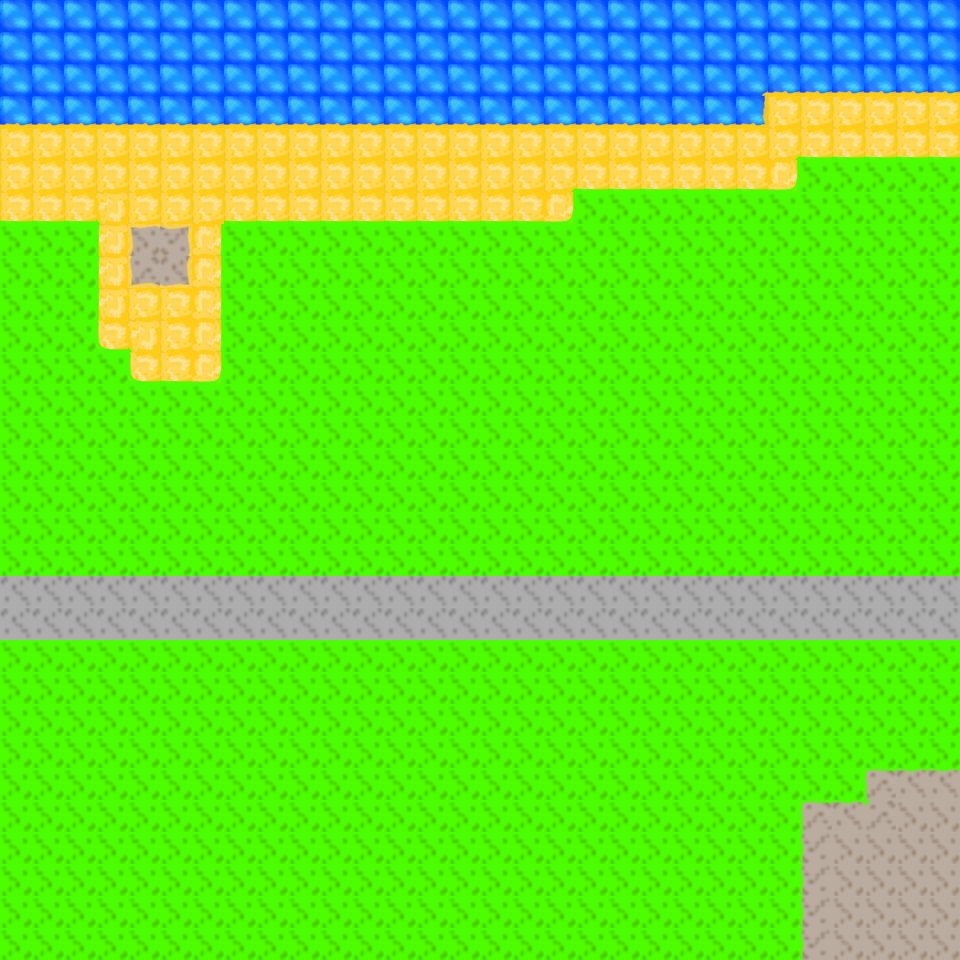

This is a level from a 2D game, rendered from its Tiled map with the project's own tilesets. A one-line summary and the complete map file follow:
An orthogonal 30x30 tile map with 32x32 px tiles, 1 tile layer (Tile Layer 1).

<map version="1.2" tiledversion="1.3.2" orientation="orthogonal" renderorder="right-down" compressionlevel="-1" width="30" height="30" tilewidth="32" tileheight="32" infinite="0" nextlayerid="2" nextobjectid="1">
 <tileset firstgid="1" name="tile_set_test_1" tilewidth="32" tileheight="32" tilecount="60" columns="10">
  <image source="../images/tile_set_test_1.png" trans="ff00ff" width="320" height="192" />
 </tileset>
 <layer id="1" name="Tile Layer 1" width="30" height="30">
  <data encoding="csv">
19,19,19,19,19,19,19,19,19,19,19,19,19,19,19,19,19,19,19,19,19,19,19,19,19,19,19,19,19,19,
19,19,19,19,19,19,19,19,19,19,19,19,19,19,19,19,19,19,19,19,19,19,19,19,19,19,19,19,19,19,
19,19,19,19,19,19,19,19,19,19,19,19,19,19,19,19,19,19,19,19,19,19,19,25,37,37,37,37,37,37,
37,37,37,37,37,37,37,37,37,37,37,37,37,37,37,37,37,37,37,37,37,37,37,34,17,17,17,17,17,17,
17,17,17,17,17,17,17,17,17,17,17,17,17,17,17,17,17,17,17,17,17,17,17,17,3,15,15,15,15,15,
17,17,17,17,17,17,17,17,17,17,17,17,17,17,17,17,17,3,15,15,15,15,15,15,12,7,7,7,7,7,
15,15,15,4,17,17,17,15,15,15,15,15,15,15,15,15,15,12,7,7,7,7,7,7,7,7,7,7,7,7,
7,7,7,6,49,50,16,7,7,7,7,7,7,7,7,7,7,7,7,7,7,7,7,7,7,7,7,7,7,7,
7,7,7,6,59,60,16,7,7,7,7,7,7,7,7,7,7,7,7,7,7,7,7,7,7,7,7,7,7,7,
7,7,7,6,17,17,16,7,7,7,7,7,7,7,7,7,7,7,7,7,7,7,7,7,7,7,7,7,7,7,
7,7,7,11,4,17,16,7,7,7,7,7,7,7,7,7,7,7,7,7,7,7,7,7,7,7,7,7,7,7,
7,7,7,7,11,15,12,7,7,7,7,7,7,7,7,7,7,7,7,7,7,7,7,7,7,7,7,7,7,7,
7,7,7,7,7,7,7,7,7,7,7,7,7,7,7,7,7,7,7,7,7,7,7,7,7,7,7,7,7,7,
7,7,7,7,7,7,7,7,7,7,7,7,7,7,7,7,7,7,7,7,7,7,7,7,7,7,7,7,7,7,
7,7,7,7,7,7,7,7,7,7,7,7,7,7,7,7,7,7,7,7,7,7,7,7,7,7,7,7,7,7,
7,7,7,7,7,7,7,7,7,7,7,7,7,7,7,7,7,7,7,7,7,7,7,7,7,7,7,7,7,7,
7,7,7,7,7,7,7,7,7,7,7,7,7,7,7,7,7,7,7,7,7,7,7,7,7,7,7,7,7,7,
7,7,7,7,7,7,7,7,7,7,7,7,7,7,7,7,7,7,7,7,7,7,7,7,7,7,7,7,7,7,
21,21,21,21,21,21,21,21,21,21,21,21,21,21,21,21,21,21,21,21,21,21,21,21,21,21,21,21,21,21,
21,21,21,21,21,21,21,21,21,21,21,21,21,21,21,21,21,21,21,21,21,21,21,21,21,21,21,21,21,21,
7,7,7,7,7,7,7,7,7,7,7,7,7,7,7,7,7,7,7,7,7,7,7,7,7,7,7,7,7,7,
7,7,7,7,7,7,7,7,7,7,7,7,7,7,7,7,7,7,7,7,7,7,7,7,7,7,7,7,7,7,
7,7,7,7,7,7,7,7,7,7,7,7,7,7,7,7,7,7,7,7,7,7,7,7,7,7,7,7,7,7,
7,7,7,7,7,7,7,7,7,7,7,7,7,7,7,7,7,7,7,7,7,7,7,7,7,7,7,7,7,7,
7,7,7,7,7,7,7,7,7,7,7,7,7,7,7,7,7,7,7,7,7,7,7,7,7,7,7,43,45,45,
7,7,7,7,7,7,7,7,7,7,7,7,7,7,7,7,7,7,7,7,7,7,7,7,7,43,45,52,10,10,
7,7,7,7,7,7,7,7,7,7,7,7,7,7,7,7,7,7,7,7,7,7,7,7,7,56,10,10,10,10,
7,7,7,7,7,7,7,7,7,7,7,7,7,7,7,7,7,7,7,7,7,7,7,7,7,56,10,10,10,10,
7,7,7,7,7,7,7,7,7,7,7,7,7,7,7,7,7,7,7,7,7,7,7,7,7,56,10,10,10,10,
7,7,7,7,7,7,7,7,7,7,7,7,7,7,7,7,7,7,7,7,7,7,7,7,7,56,10,10,10,10
</data>
 </layer>
</map>
